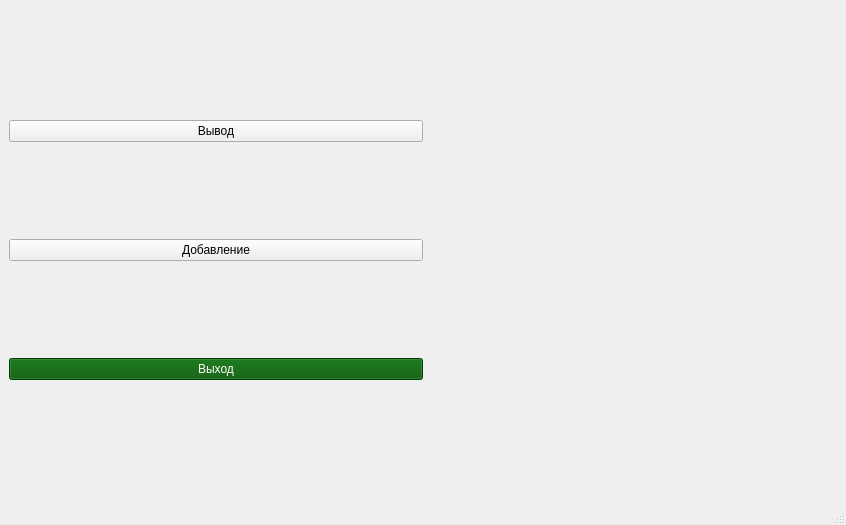
<?xml version="1.0" encoding="UTF-8"?>
<ui version="4.0">
 <class>MainWindow</class>
 <widget class="QMainWindow" name="MainWindow">
  <property name="windowModality">
   <enum>Qt::WindowModal</enum>
  </property>
  <property name="enabled">
   <bool>true</bool>
  </property>
  <property name="geometry">
   <rect>
    <x>0</x>
    <y>0</y>
    <width>846</width>
    <height>525</height>
   </rect>
  </property>
  <property name="sizePolicy">
   <sizepolicy hsizetype="Fixed" vsizetype="Fixed">
    <horstretch>0</horstretch>
    <verstretch>0</verstretch>
   </sizepolicy>
  </property>
  <property name="focusPolicy">
   <enum>Qt::NoFocus</enum>
  </property>
  <property name="windowTitle">
   <string>MainWindow</string>
  </property>
  <widget class="QWidget" name="centralwidget">
   <layout class="QGridLayout" name="gridLayout_5">
    <item row="0" column="0">
     <layout class="QVBoxLayout" name="verticalLayout_4">
      <item>
       <spacer name="horizontalSpacer">
        <property name="orientation">
         <enum>Qt::Horizontal</enum>
        </property>
        <property name="sizeHint" stdset="0">
         <size>
          <width>40</width>
          <height>20</height>
         </size>
        </property>
       </spacer>
      </item>
      <item>
       <widget class="QPushButton" name="btn_print">
        <property name="text">
         <string>Вывод</string>
        </property>
       </widget>
      </item>
      <item>
       <widget class="QPushButton" name="btn_Add">
        <property name="text">
         <string>Добавление</string>
        </property>
       </widget>
      </item>
      <item>
       <widget class="QPushButton" name="pushButton">
        <property name="styleSheet">
         <string notr="true">QPushButton{
	background-color: rgb(0, 85, 0);
	selection-background-color: rgb(0, 170, 0);
	color: rgb(255, 255, 255);
}</string>
        </property>
        <property name="text">
         <string>Выход</string>
        </property>
       </widget>
      </item>
      <item>
       <spacer name="horizontalSpacer_3">
        <property name="orientation">
         <enum>Qt::Horizontal</enum>
        </property>
        <property name="sizeHint" stdset="0">
         <size>
          <width>40</width>
          <height>20</height>
         </size>
        </property>
       </spacer>
      </item>
     </layout>
    </item>
    <item row="0" column="1">
     <spacer name="horizontalSpacer_2">
      <property name="orientation">
       <enum>Qt::Horizontal</enum>
      </property>
      <property name="sizeHint" stdset="0">
       <size>
        <width>40</width>
        <height>20</height>
       </size>
      </property>
     </spacer>
    </item>
   </layout>
  </widget>
  <widget class="QMenuBar" name="menubar">
   <property name="geometry">
    <rect>
     <x>0</x>
     <y>0</y>
     <width>846</width>
     <height>25</height>
    </rect>
   </property>
  </widget>
  <widget class="QStatusBar" name="statusbar"/>
 </widget>
 <resources/>
 <connections>
  <connection>
   <sender>pushButton</sender>
   <signal>clicked()</signal>
   <receiver>MainWindow</receiver>
   <slot>close()</slot>
   <hints>
    <hint type="sourcelabel">
     <x>221</x>
     <y>256</y>
    </hint>
    <hint type="destinationlabel">
     <x>256</x>
     <y>351</y>
    </hint>
   </hints>
  </connection>
 </connections>
</ui>
